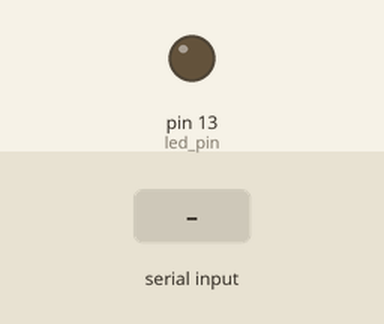
Bench run of a sketch on a simulated Arduino Uno, built with avr-gcc and run on an emulated ATmega328P. Shown: output pins drawn as LEDs (lit = HIGH). Dashed ring = blinking. The inputs (shaded band) are chosen by the test bench. No radio packets arrive unless stated; what the sketch prints to the serial monitor is not drawn.

Above: at 0.1 s.
At 2.2 s:
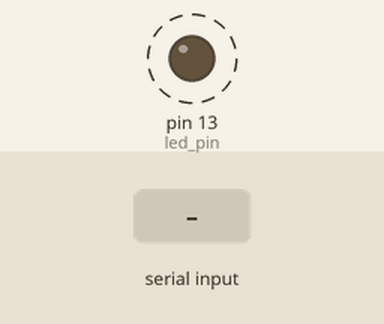
2.3 s: "90,45\n" received over Serial
Timing chart, 0 to 11.3 s (numbered marks = the images above; inputs shaded):
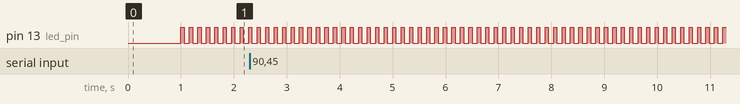

Measured:
- by itself, pin 13 (led_pin): alternates HIGH for 0.06 s and LOW for 0.10 s

The sketch:

transmisor_robot.ino
```cpp
#include <VirtualWire.h>

const int led_pin = 13;
const int transmit_pin = 2;
const int receive_pin = 5;
const int transmit_en_pin = 8;
// Declaracion de variables
int tempC,luminosidad,comando;

void setup()
{

    delay(1000);
    Serial.begin(9600);  // Debugging only
    // Initialise the IO and ISR
    vw_set_tx_pin(transmit_pin);
    vw_set_rx_pin(receive_pin);
    vw_set_ptt_pin(transmit_en_pin);
    vw_set_ptt_inverted(true); // Required for DR3100
    vw_setup(2000);       // Bits per sec

    vw_rx_start();       // Start the receiver PLL running
    pinMode(led_pin, OUTPUT);
}

byte count = 1;

void loop()
{
  char msg[2] = {'a','b'};

  if (Serial.available()) {
    comando = Serial.read();
    Serial.write(comando);
  }

  msg[1] = comando-48;
  digitalWrite(led_pin, HIGH); // Flash a light to show transmitting
  vw_send((uint8_t *)msg, 2);
  vw_wait_tx(); // Wait until the whole message is gone
  digitalWrite(led_pin, LOW);

  delay(100);

}
```
